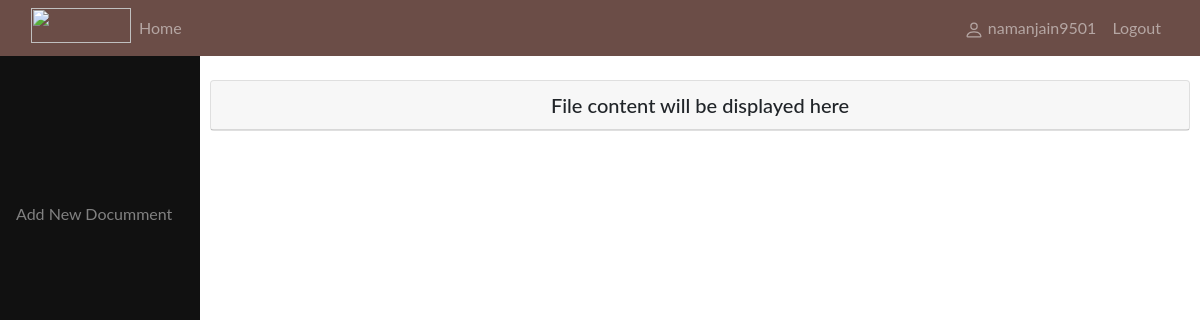
The page /list/5 (signed in) on the database as committed earlier.
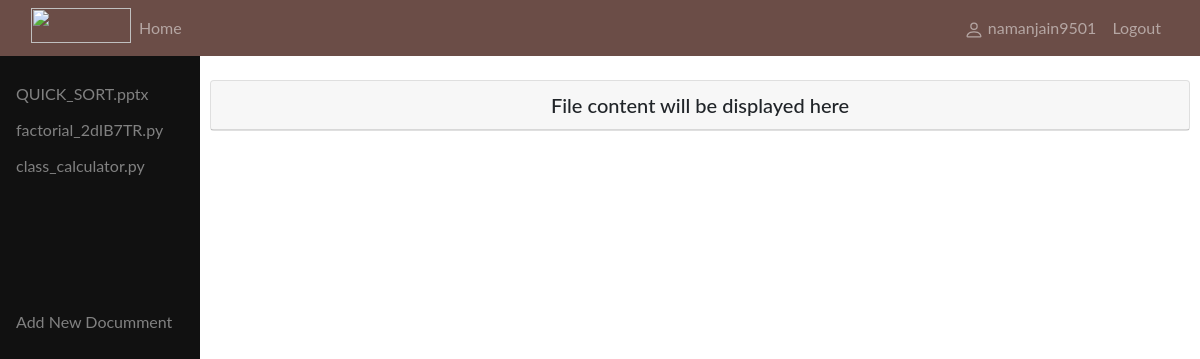
The same page on the database as committed later.
### docplatform/models.py (models this page shows, shortened)
class Doc(models.Model):
    doc_name = models.CharField(max_length=100)
    uploaded_by= models.ForeignKey(User, on_delete=models.CASCADE)
    doc = models.FileField()
    time_upload = models.DateTimeField(auto_now_add=True)
    workspace = models.ForeignKey(Workspace, on_delete=models.CASCADE)

### docplatform/views.py (the view)
# urls.py: path('list/<id>', views.list, name="list"),
def list(request,id):
    worksp = Workspace.objects.get(pk=id)
    doc_list = Doc.objects.filter(workspace=id)
    return render(request,'list.html',{'list':doc_list, 'workspace':worksp})

### docplatform/models.py (called while the page is built)
    def __str__(self):
        return self.username

### docplatform/templates/list.html (shortened to what this page needs)
{% if user.is_authenticated %}
<!DOCTYPE html>
<html>
<head>
    <link rel="stylesheet" href="https://cdn.jsdelivr.net/npm/bootstrap@4.3.1/dist/css/bootstrap.min.css">
</head>
<body>
  <nav class="navbar navbar-expand-lg navbar-dark" style="background-color: #6B4D47;">
    <div class="container-fluid">
      <div class="collapse navbar-collapse" id="navbarSupportedContent">
        <ul class="navbar-nav me-auto mb-2 mb-lg-0">
        <img src="https://walkover.in/assets/images/walkover_logo.svg" width="100px" height="35px">
        <li class="nav-item">
          <a class="nav-link" href="{% url 'front' %}">Home</a>
        </li>
        </ul>
        <ul class="navbar-nav ml-auto mb-2 mb-lg-0">
            {%if user.is_authenticated %}
            <li class="nav-item">
                <a class="nav-link" href="#">  {{request.user}}</a>
              </li>
              <li class="nav-item">
                <a class="nav-link" href="{% url 'logout' %}">Logout</a>
              </li>
            </ul>
            {% endif %}
      </div>
    </div>
  </nav>
<div class="sidenav">
    {% for i in list %}
  <a href="{% url 'content' i.id workspace.id %}">{{i.doc}}</a>
  {% endfor %}
<a href="{% url 'upload' workspace.id %}" type="btn btn-outline-light">Add New Documment</a>
</div>
<div class="main">
  <div class="card">
    <h5 class="card-header"><center>File content will be displayed here</center></h5>
  </div>
</div>
</body>
</html>
{% endif %}

Rows that differ between the two databases and show on the page:
added Doc: doc "QUICK_SORT.pptx"
added Doc: doc "factorial_2dIB7TR.py"
added Doc: doc "class_calculator.py"
